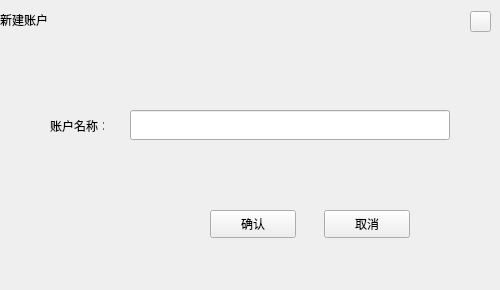
<?xml version="1.0" encoding="UTF-8"?>
<ui version="4.0">
 <class>NameDialogUB</class>
 <widget class="QDialog" name="NameDialogUB">
  <property name="geometry">
   <rect>
    <x>0</x>
    <y>0</y>
    <width>500</width>
    <height>290</height>
   </rect>
  </property>
  <property name="font">
   <font>
    <family>微软雅黑</family>
    <pointsize>9</pointsize>
   </font>
  </property>
  <property name="windowTitle">
   <string>Dialog</string>
  </property>
  <property name="styleSheet">
   <string notr="true"/>
  </property>
  <widget class="QLineEdit" name="nameLineEdit">
   <property name="geometry">
    <rect>
     <x>130</x>
     <y>110</y>
     <width>320</width>
     <height>30</height>
    </rect>
   </property>
   <property name="font">
    <font>
     <family>微软雅黑</family>
     <weight>50</weight>
     <italic>false</italic>
     <bold>false</bold>
    </font>
   </property>
   <property name="styleSheet">
    <string notr="true"/>
   </property>
   <property name="cursorPosition">
    <number>0</number>
   </property>
  </widget>
  <widget class="QLabel" name="addressNameTipLabel1">
   <property name="geometry">
    <rect>
     <x>103</x>
     <y>152</y>
     <width>16</width>
     <height>16</height>
    </rect>
   </property>
   <property name="text">
    <string/>
   </property>
  </widget>
  <widget class="QToolButton" name="okBtn">
   <property name="geometry">
    <rect>
     <x>210</x>
     <y>210</y>
     <width>86</width>
     <height>28</height>
    </rect>
   </property>
   <property name="cursor">
    <cursorShape>PointingHandCursor</cursorShape>
   </property>
   <property name="styleSheet">
    <string notr="true"/>
   </property>
   <property name="text">
    <string>确认</string>
   </property>
  </widget>
  <widget class="QLabel" name="addressNameTipLabel2">
   <property name="geometry">
    <rect>
     <x>160</x>
     <y>150</y>
     <width>200</width>
     <height>20</height>
    </rect>
   </property>
   <property name="text">
    <string/>
   </property>
  </widget>
  <widget class="QToolButton" name="cancelBtn">
   <property name="geometry">
    <rect>
     <x>324</x>
     <y>210</y>
     <width>86</width>
     <height>28</height>
    </rect>
   </property>
   <property name="cursor">
    <cursorShape>PointingHandCursor</cursorShape>
   </property>
   <property name="styleSheet">
    <string notr="true"/>
   </property>
   <property name="text">
    <string>取消</string>
   </property>
  </widget>
  <widget class="QLabel" name="title_Label">
   <property name="geometry">
    <rect>
     <x>0</x>
     <y>0</y>
     <width>500</width>
     <height>40</height>
    </rect>
   </property>
   <property name="font">
    <font>
     <family>微软雅黑</family>
     <weight>50</weight>
     <italic>false</italic>
     <bold>false</bold>
    </font>
   </property>
   <property name="styleSheet">
    <string notr="true"/>
   </property>
   <property name="text">
    <string>新建账户</string>
   </property>
  </widget>
  <widget class="QToolButton" name="closeBtn">
   <property name="geometry">
    <rect>
     <x>470</x>
     <y>11</y>
     <width>21</width>
     <height>21</height>
    </rect>
   </property>
   <property name="font">
    <font>
     <family>微软雅黑</family>
    </font>
   </property>
   <property name="cursor">
    <cursorShape>PointingHandCursor</cursorShape>
   </property>
   <property name="styleSheet">
    <string notr="true"/>
   </property>
   <property name="text">
    <string/>
   </property>
  </widget>
  <widget class="QLabel" name="label">
   <property name="geometry">
    <rect>
     <x>50</x>
     <y>120</y>
     <width>54</width>
     <height>12</height>
    </rect>
   </property>
   <property name="text">
    <string>账户名称：</string>
   </property>
  </widget>
 </widget>
 <resources/>
 <connections/>
</ui>
